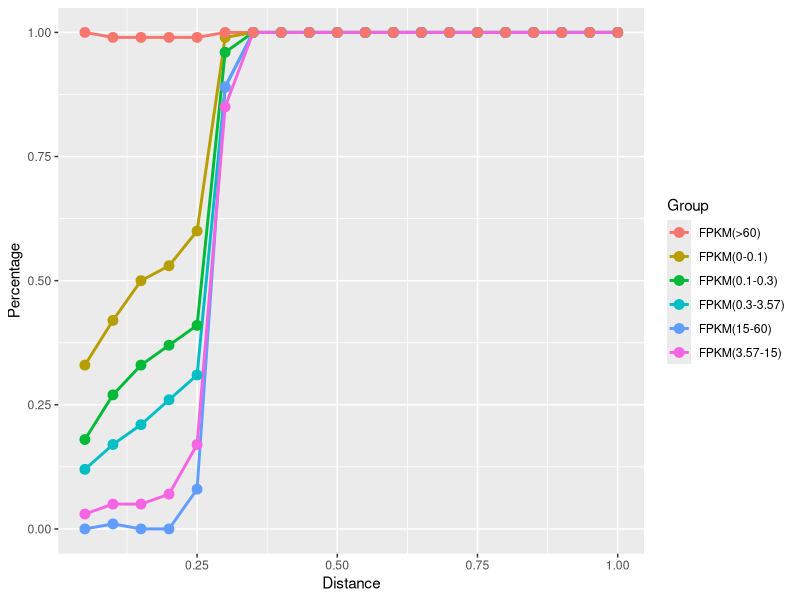
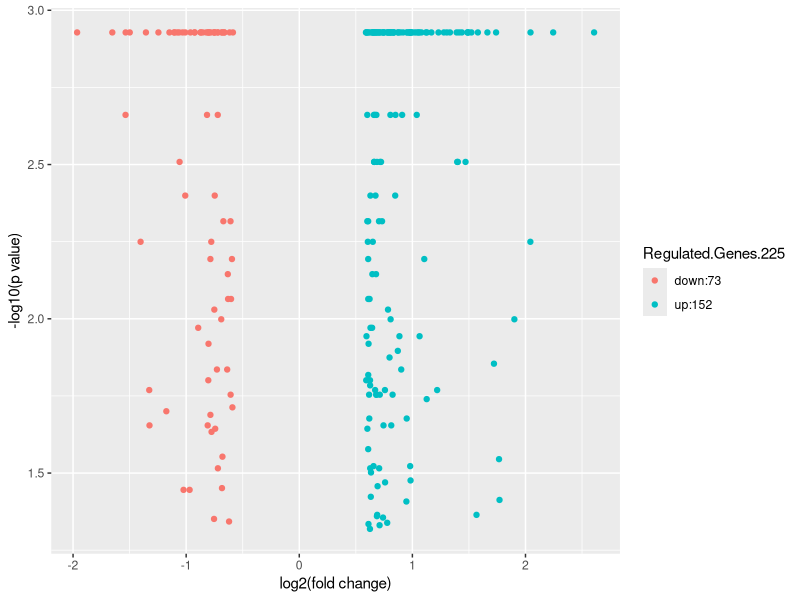
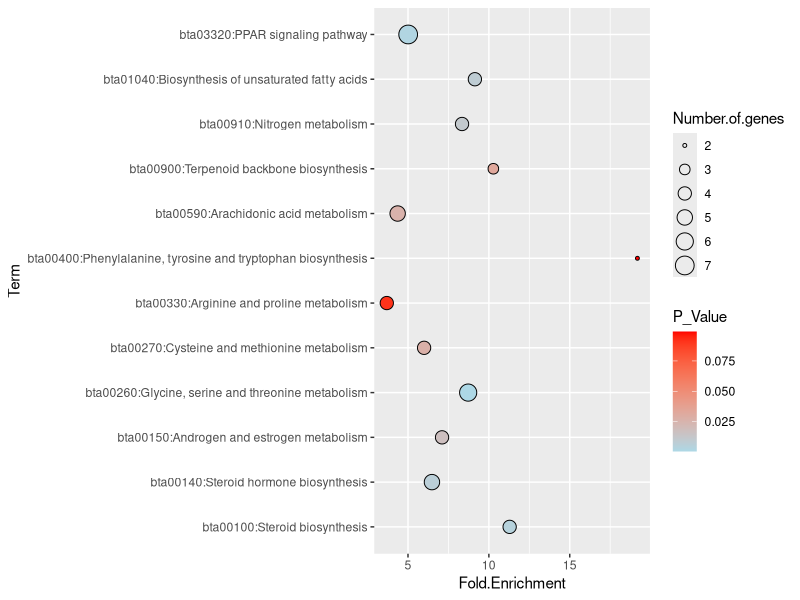
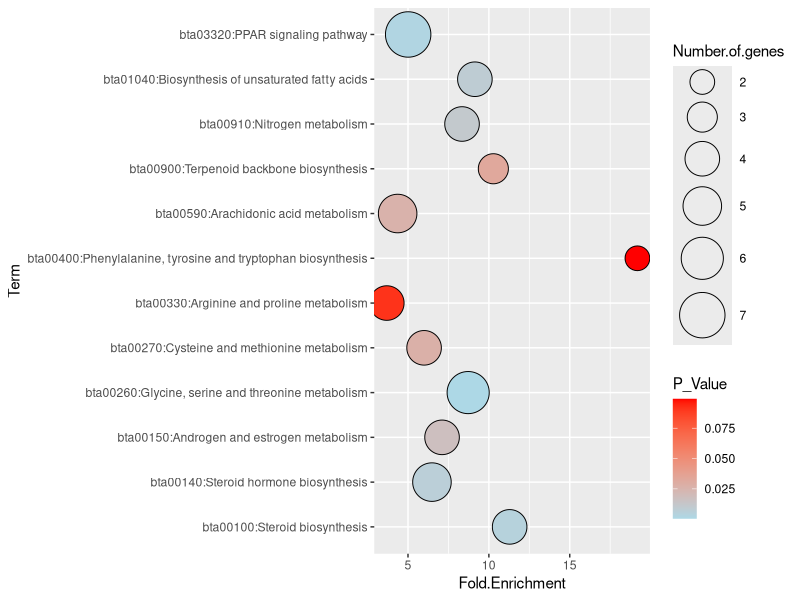

Write R code to recreate these figures, in order.
# R语言画图
library("ggplot2");
setwd("/biodata2/ipagc001/user120/my_projects/lab11_R_graph");


#1 饱和图
saturation_curve=read.table("saturation_curve.txt",sep=',',header=T)
ggplot(saturation_curve,aes(x=Distance,y=Percentage,color=Group)) + geom_line(size=1) + geom_point(size=3)


#2 火山图
volcano_plot=read.table("volcano_plot.txt",sep='\t',header=T)
ggplot(volcano_plot,aes(x=x,y=y,color=Regulated.Genes.225))+geom_point()+ylab("-log10(p value)")+xlab("log2(fold change)")



#3 气泡图 
balloon_plot=read.table("balloon_plot.txt",sep="\t",header=T)
ggplot(balloon_plot,aes(x=Fold.Enrichment,y=Term,size=Number.of.genes,fill=P_Value))+ geom_point(shape=21) + scale_fill_gradient(low="lightblue",high="red")

#3.1 更大的圆  
ggplot(balloon_plot,aes(x=Fold.Enrichment,y=Term,size=Number.of.genes,fill=P_Value))  + geom_point(shape=21)  + scale_fill_gradient(low="lightblue",high="red") + scale_size_area(max_size=15)

